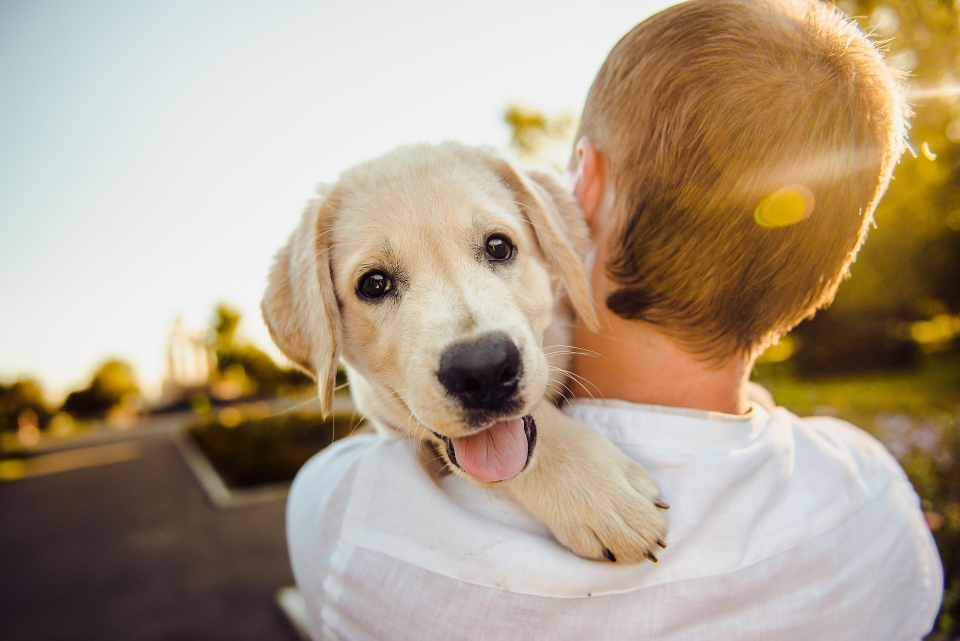
#> input picture Image/dog-1920.jpg, 1920 x 1281 px (shown at 1/2 size)
$ python 12mouseFun.py
#> lines starting #> are read from the running program, lines starting #| are printed output that depends on the picture
#แสดงพิกัดด้วย Mouse Event
import cv2
img = cv2.imread("Image/dog-1920.jpg")
#> img is the input picture: shape (1281, 1920, 3); mean B, G, R 137.1, 159.2, 176.3
img = cv2.imread("Image/RGB.png")
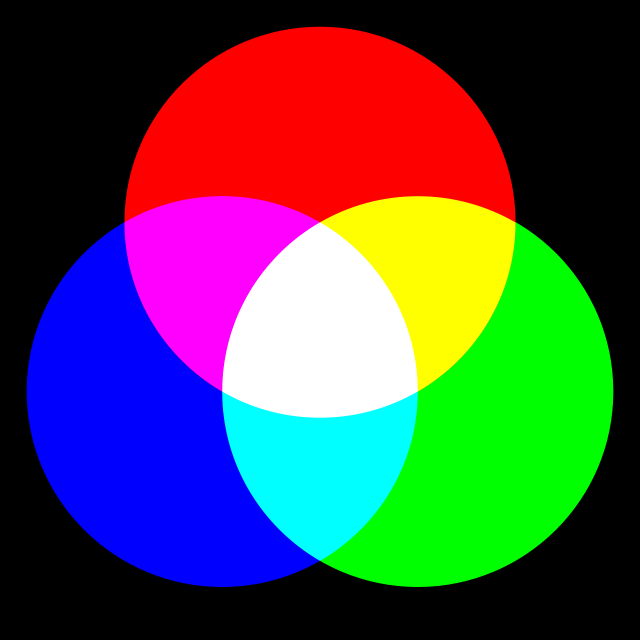
#> input picture Image/RGB.png, 1280 x 1280 px (shown at 1/2 size)
#> img is the input picture: shape (1280, 1280, 3); mean B, G, R 74.7, 74.7, 74.8

#กำหนดขนาดใหม่
img = cv2.resize(img,(500,500)) #(x,y) x คือกว้าง y  คือ สูง
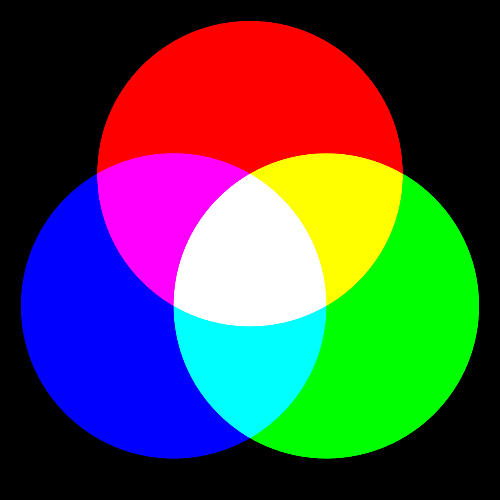
#> img: shape (500, 500, 3); mean B, G, R 74.7, 74.7, 74.8

def clickPosition(event,x,y,flags,param):
    if event == cv2.EVENT_LBUTTONDOWN:
        text = str(x)+","+str(y)
        cv2.putText(img,text,(x,y),cv2.FONT_HERSHEY_SIMPLEX,1,(0,0,255),2)
        cv2.imshow("Output",img)

#แสดงภาพ
cv2.imshow("Output",img)
#ทำงานกับ Mouse
cv2.setMouseCallback("Output",clickPosition)
cv2.waitKey(0)
cv2.destroyAllWindows()
